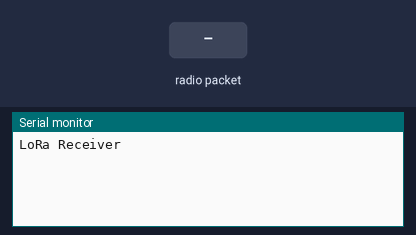
Bench run of a sketch on a simulated Arduino Uno, built with avr-gcc and run on an emulated ATmega328P. Parts: the last lines printed to the serial monitor. The test bench sets the inputs (shaded band). No radio packets arrive unless stated.

Above: at 1.2 s.
1.3 s: radio packet "1" arrives
At 2.4 s:
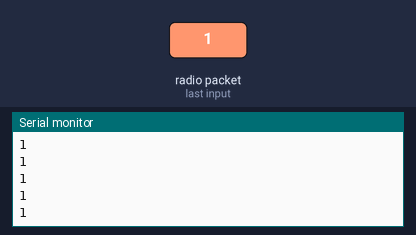
3.2 s: radio packet "0" arrives
At 3.8 s:
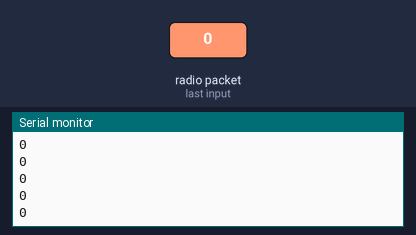
4.7 s: radio packet "2" arrives
At 5.8 s:
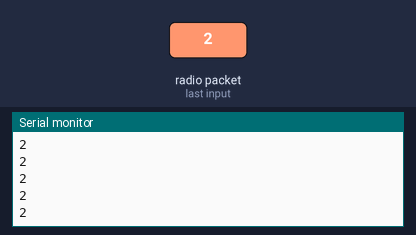
Timing chart, 0 to 7.7 s (numbered marks = the images above; inputs shaded):
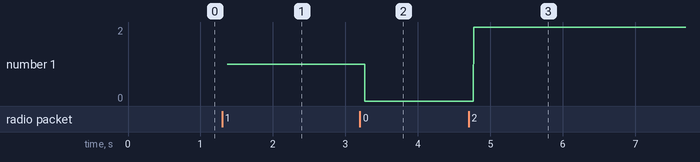

Measured:
- after the input at 1.3 s, the serial monitor: prints a new line after 0.07 s (image 1)
- after the input at 3.2 s, the serial monitor: prints a new line after 0.07 s (image 2)
- after the input at 4.7 s, the serial monitor: prints a new line after 0.07 s (image 3)
- plotted number 1: 1 → 0 after the input at 3.2 s, 0 → 2 after the input at 4.7 s

The sketch:

lora_reciver.ino
```cpp
#include <SPI.h>
#include <LoRa.h>
String inString = "";    // string to hold incoming charaters
String MyMessage = ""; // Holds the complete message

void setup() {
  Serial.begin(9600);

  while (!Serial);
  Serial.println("LoRa Receiver");
  if (!LoRa.begin(433E6)) { // or 915E6
    Serial.println("Starting LoRa failed!");
    while (1);
  }
}

void loop() {

  // try to parse packet
  int packetSize = LoRa.parsePacket();
  if (packetSize) {
    // read packet
    while (LoRa.available())
    {
      int inChar = LoRa.read();
      inString += (char)inChar;
      MyMessage = inString;
    }
    inString = "";
    LoRa.packetRssi();
  }

  Serial.println(MyMessage);

}
```
